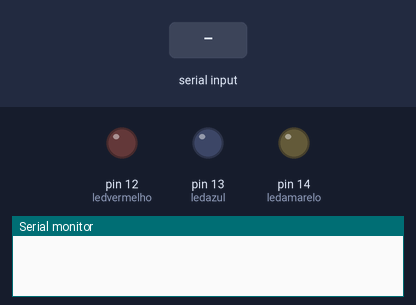
The sketch below on a simulated Arduino Uno, built with avr-gcc and run on an emulated ATmega328P. On the bench: output pins drawn as LEDs (lit = HIGH), the last lines printed to the serial monitor. The inputs (shaded band) are chosen by the test bench.

Above: at 1.2 s.
1.3 s: "5" received over Serial
At 2.2 s:
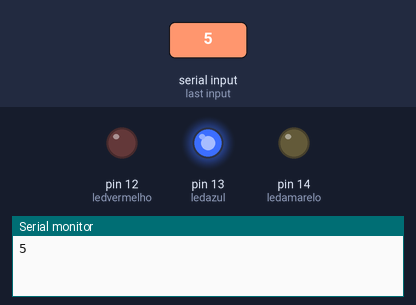
2.8 s: "6" received over Serial
At 3.4 s:
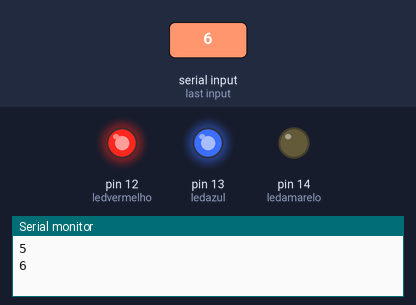
4.3 s: "1" received over Serial
At 5.5 s:
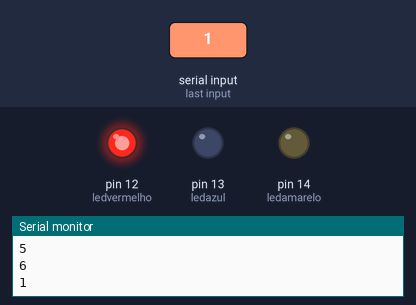
5.8 s: "7" received over Serial
At 6.8 s:
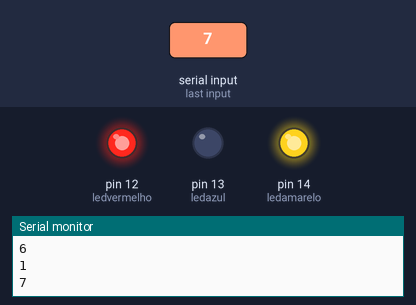
7.3 s: "2" received over Serial
At 8.0 s:
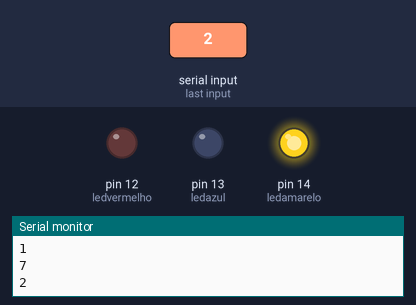
8.8 s: "3" received over Serial
At 9.1 s:
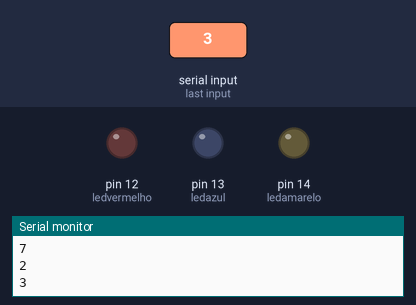
Timing chart, 0 to 11.3 s (numbered marks = the images above; inputs shaded):
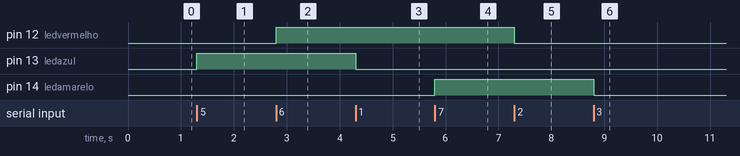

Measured:
- after the input at 1.3 s, pin 13 (ledazul): LOW → HIGH at once
- after the input at 2.8 s, pin 12 (ledvermelho): LOW → HIGH at once
- after the input at 4.3 s, pin 13 (ledazul): HIGH → LOW at once
- after the input at 5.8 s, pin 14 (ledamarelo): LOW → HIGH at once
- after the input at 7.3 s, pin 12 (ledvermelho): HIGH → LOW at once
- after the input at 8.8 s, pin 14 (ledamarelo): HIGH → LOW at once

The sketch:

ledcamera.ino
```cpp
#define ledazul 13
#define ledvermelho 12
#define ledamarelo 14

void setup(){
  Serial.begin(115200);

  pinMode(ledazul, OUTPUT);
  pinMode(ledvermelho, OUTPUT);
  pinMode(ledamarelo, OUTPUT);

}

void loop() {


  char controlSignal;


  while(!Serial.available());
  controlSignal = Serial.read();
  //verifica se recebeu algum serial

  Serial.println(controlSignal);

    if (controlSignal == '1'){
      digitalWrite(ledazul, 0);
    };

    if (controlSignal == '2'){
      digitalWrite(ledvermelho, 0);
    };

    if (controlSignal == '3'){
      digitalWrite(ledamarelo, 0);
    };

    if (controlSignal == '4'){
      digitalWrite(ledvermelho, LOW);
      digitalWrite(ledamarelo, LOW);
      digitalWrite(ledazul, LOW);
    };

    if (controlSignal == '5'){
      digitalWrite(ledazul, 1);
    };

    if (controlSignal == '6'){
      digitalWrite(ledvermelho, 1);
    };
    if(controlSignal == '7'){
      digitalWrite(ledamarelo, 1);
    };


}
```
